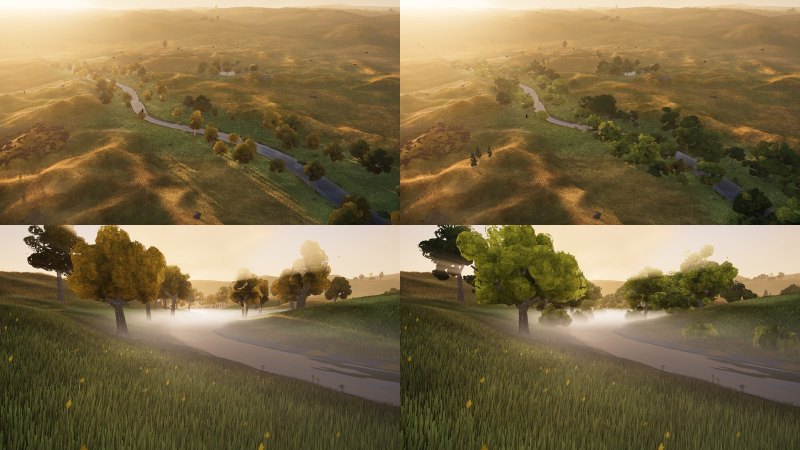
#> input picture journey/20261005-030310_asset_v2-trees.jpg, 1600 x 900 px (shown at 1/2 size)
$ python land_stats.py ../journey/20261005-030310_asset_v2-trees.jpg
#> lines starting #> are read from the running program, lines starting #| are printed output that depends on the picture
"""Land stats (r-land): numbers for the two things the wide golden frames are judged on.

  glare   share of pixels in the top 40% of the frame that are near white (min channel > 235), and the mean lightness there.
          A blown-out sun side is the first thing the eye goes to; the concept image has about none.
  ripple  mean absolute difference of the luminance band-pass of it (a 7 x 7 box minus a 25 x 25 box: ripples 10 to 50 px across), over the
          middle band (y 28% to 66%), as a ratio of the local mean luminance. A crumpled-paper, dune-ripple ground has a
          high number; calm rolling prairie has a lower one. (Relative: compare the same frame before and after.)
  hue     mean hue spread (std of the a* channel and of the b* channel) over the whole frame: how much colour variation
          the ground carries. Higher means more patchwork, up to a point.

Usage: python tools/land_stats.py a.jpg b.jpg ...   (prints one row per image; no files are written)
"""
import sys

import numpy as np
from PIL import Image


def box(a, r):
    k = 2 * r + 1
    p = np.pad(a, r, mode="edge")
    c = np.cumsum(np.cumsum(p, 0), 1)
    c = np.pad(c, ((1, 0), (1, 0)))
    return (c[k:, k:] - c[:-k, k:] - c[k:, :-k] + c[:-k, :-k]) / (k * k)


def lab_ab(rgb):
    c = rgb.astype(np.float64) / 255.0
    c = np.where(c <= 0.04045, c / 12.92, ((c + 0.055) / 1.055) ** 2.4)
    m = np.array([[0.4124, 0.3576, 0.1805], [0.2126, 0.7152, 0.0722], [0.0193, 0.1192, 0.9505]])
    xyz = c @ m.T / np.array([0.95047, 1.0, 1.08883])
    f = np.where(xyz > 0.008856, np.cbrt(xyz), 7.787 * xyz + 16 / 116)
    return 500 * (f[..., 0] - f[..., 1]), 200 * (f[..., 1] - f[..., 2]), 116 * f[..., 1] - 16


def stats(path):
    im = np.asarray(Image.open(path).convert("RGB"))
#> im is the input picture: shape (900, 1600, 3); mean R, G, B 123.8, 107, 71.1
    h, w, _ = im.shape
#> h = 900; w = 1600
    top = im[: int(h * 0.4)]
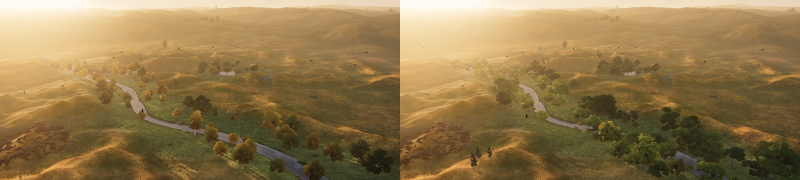
#> top: shape (360, 1600, 3) (shown at 1/2 size); mean R, G, B 144.8, 120.4, 77.3
    white = float((top.min(axis=2) > 235).mean())
#> white = 0.00903
    clip = float((top.max(axis=2) >= 252).mean())
#> clip = 0.0191
    lum = (0.2126 * im[..., 0] + 0.7152 * im[..., 1] + 0.0722 * im[..., 2]).astype(np.float64)
    band = slice(int(h * 0.28), int(h * 0.66))
    hp = np.abs(box(lum, 3) - box(lum, 12))[band]
#> in box, `c = np.cumsum(np.cumsum(p, 0), 1)`:
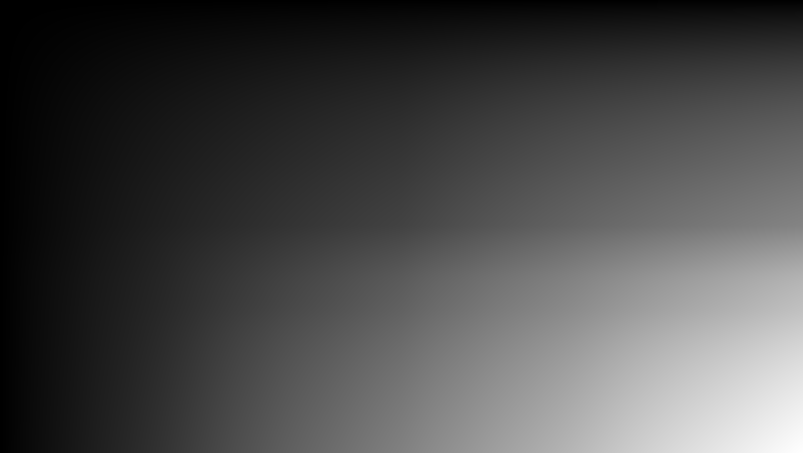
#> c: shape (906, 1606) float64 (shown at 1/2 size); min 252.1, max 157416921.2, mean 45672029; drawn with min black and max white
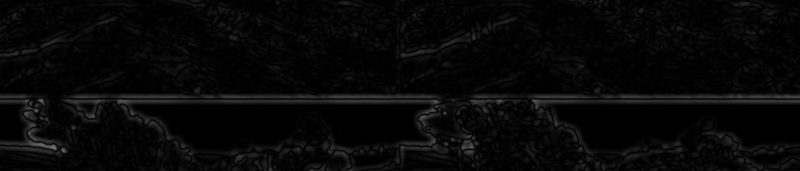
#> hp: shape (342, 1600) float64 (shown at 1/2 size); min 2.1e-06, max 122.6, mean 7.7
    ripple = float(hp.mean() / max(lum[band].mean(), 1.0))
#> ripple = 0.0737
    a, b, L = lab_ab(im)
#> in lab_ab, `xyz = c @ m.T / np.array([0.95047, 1.0, 1.08883])`:
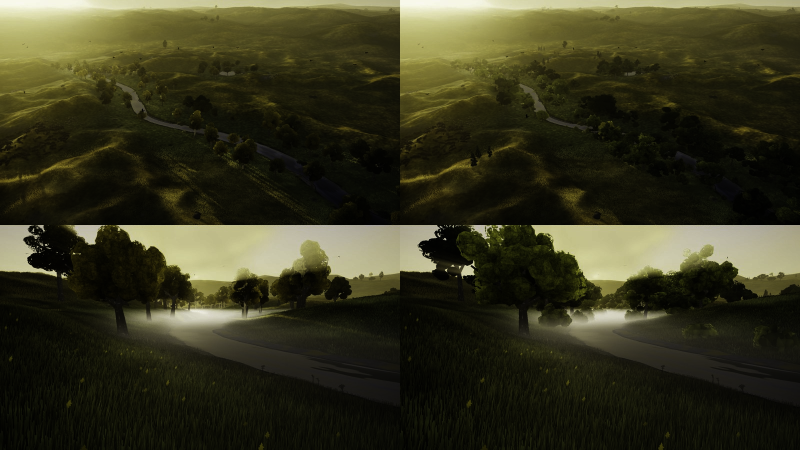
#> xyz: shape (900, 1600, 3) float64 (shown at 1/2 size); mean R, G, B 0.215, 0.21, 0.124
#> in lab_ab, `f = np.where(xyz > 0.008856, np.cbrt(xyz), 7.787 * xyz + 16 / 116)`:
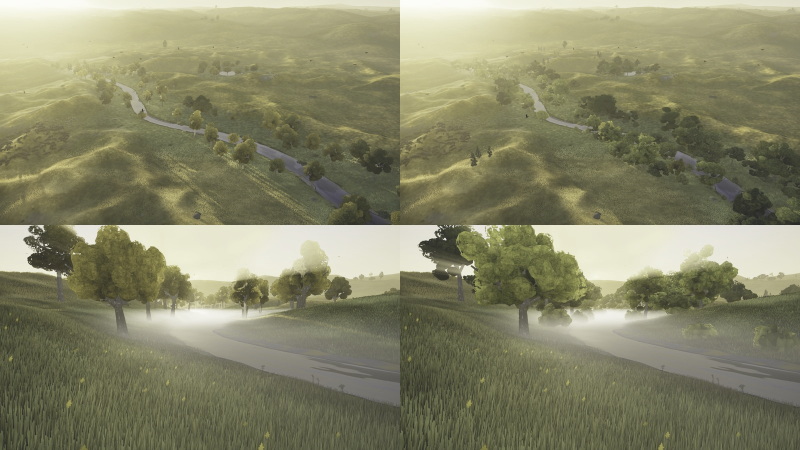
#> f: shape (900, 1600, 3) float64 (shown at 1/2 size); mean R, G, B 0.53, 0.527, 0.414
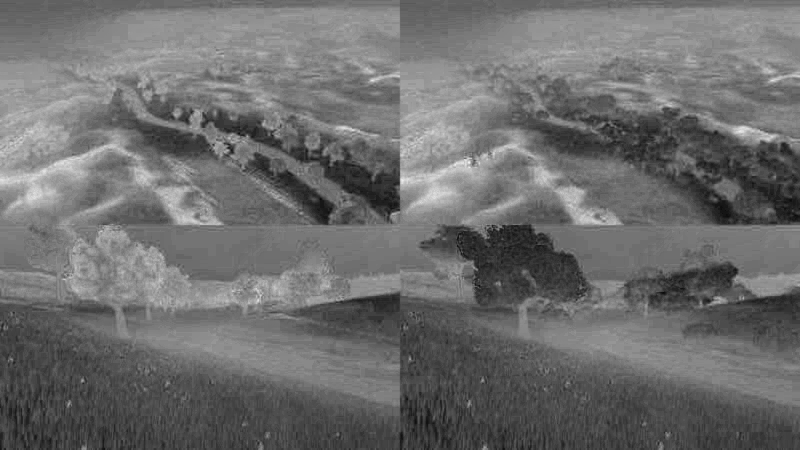
#> a: shape (900, 1600) float64 (shown at 1/2 size); min -13.87, max 21.78, mean 1.4; drawn with min black and max white
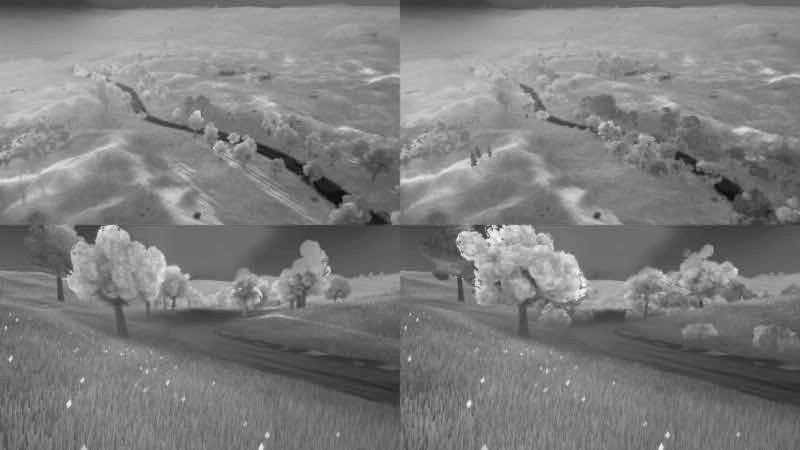
#> b: shape (900, 1600) float64 (shown at 1/2 size); min -13.56, max 59.46, mean 22.6; drawn with min black and max white
    return white, clip, float(L[: int(h * 0.4)].mean()), ripple, float(a.std()), float(b.std())


if __name__ == "__main__":
    print(f"{'image':56s} {'white%':>7s} {'clip%':>7s} {'L*top':>6s} {'ripple':>7s} {'a_sd':>6s} {'b_sd':>6s}")
    for p in sys.argv[1:]:
        w, c, L, r, sa, sb = stats(p)
#> w = 0.00903; c = 0.0191; L = 51.23; r = 0.0737; sa = 4.83; sb = 8.88
        print(f"{p[-56:]:56s} {w * 100:7.1f} {c * 100:7.1f} {L:6.1f} {r:7.4f} {sa:6.2f} {sb:6.2f}")
#| ../journey/20261005-030310_asset_v2-trees.jpg                0.9     1.9   51.2  0.0737   4.83   8.88

$ run again, on journey/20261009-092043_still_v10-opening-herd.jpg
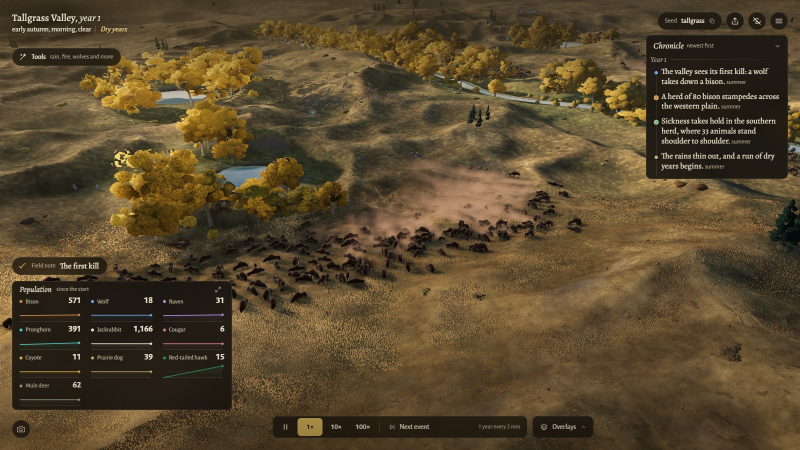
#> input picture journey/20261009-092043_still_v10-opening-herd.jpg, 1600 x 900 px (shown at 1/2 size)
#> in stats, im is the input picture: shape (900, 1600, 3); mean R, G, B 87.5, 71.3, 45.2
#> white = 1.74e-06
#> clip = 7.81e-05
#> p: shape (924, 1624) float64
#> in stats, `hp = np.abs(box(lum, 3) - box(lum, 12))[band]`:
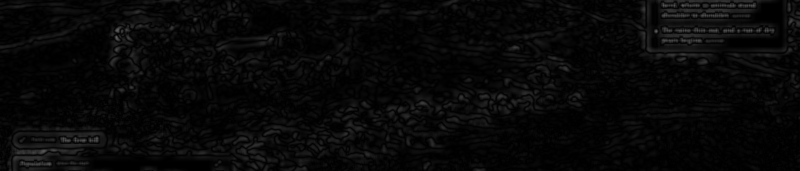
#> hp: shape (342, 1600) float64 (shown at 1/2 size); min 1.31e-05, max 102.2, mean 8.3
#> ripple = 0.109
#> in stats, `a, b, L = lab_ab(im)`:
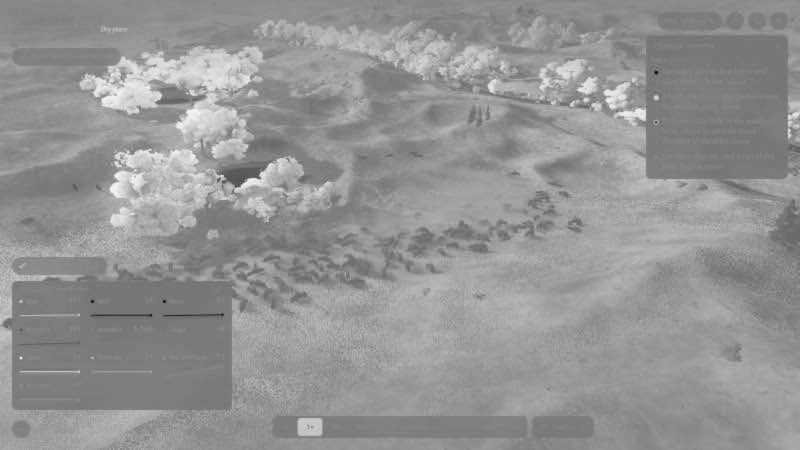
#> b: shape (900, 1600) float64 (shown at 1/2 size); min -47.36, max 64.61, mean 17.8; drawn with min black and max white
#> `w, c, L, r, sa, sb = stats(p)`: w = 1.74e-06; c = 7.81e-05; L = 32.08; r = 0.109; sa = 3; sb = 9.31
#| ../journey/20261009-092043_still_v10-opening-herd.jpg        0.0     0.0   32.1  0.1088   3.00   9.31

$ run again, on journey/20261003-030630_still_r01-06_evening_wide.png
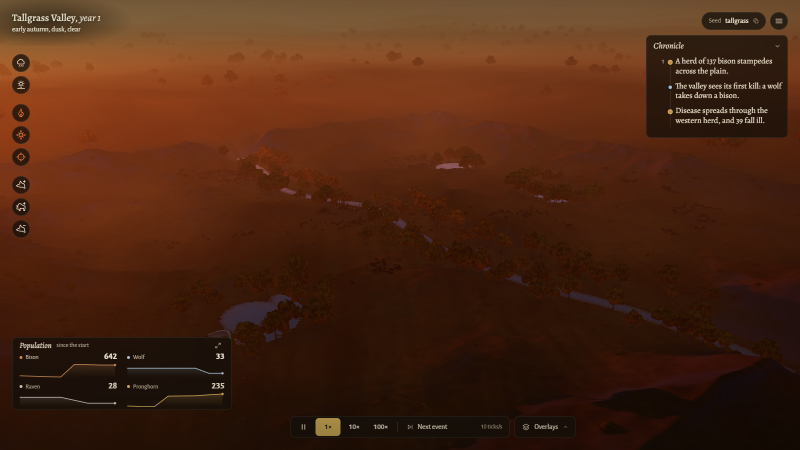
#> input picture journey/20261003-030630_still_r01-06_evening_wide.png, 1600 x 900 px (shown at 1/2 size)
#> in stats, im is the input picture: shape (900, 1600, 3); mean R, G, B 75.1, 37.8, 18.1
#> white = 0
#> p: shape (924, 1624) float64
#> in stats, `hp = np.abs(box(lum, 3) - box(lum, 12))[band]`:
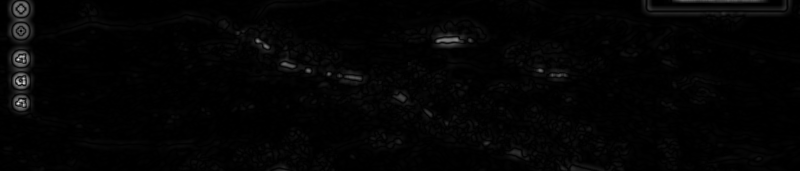
#> hp: shape (342, 1600) float64 (shown at 1/2 size); min 1.34e-12, max 61.52, mean 1; drawn with min black and max white
#> ripple = 0.0246
#> in stats, `a, b, L = lab_ab(im)`:
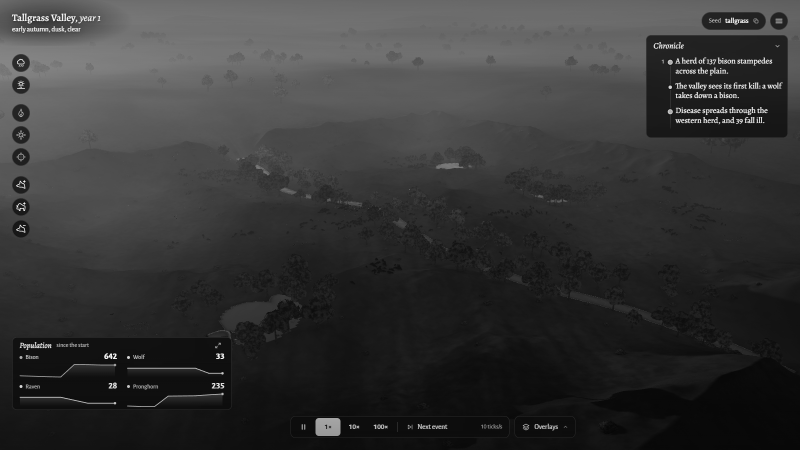
#> L: shape (900, 1600) float64 (shown at 1/2 size); min 0, max 91.46, mean 19.4; drawn with min black and max white
#> `w, c, L, r, sa, sb = stats(p)`: w = 0; L = 30.88; r = 0.0246; sa = 7.7; sb = 10.09
#| ../journey/20261003-030630_still_r01-06_evening_wide.png     0.0     0.0   30.9  0.0246   7.70  10.09
